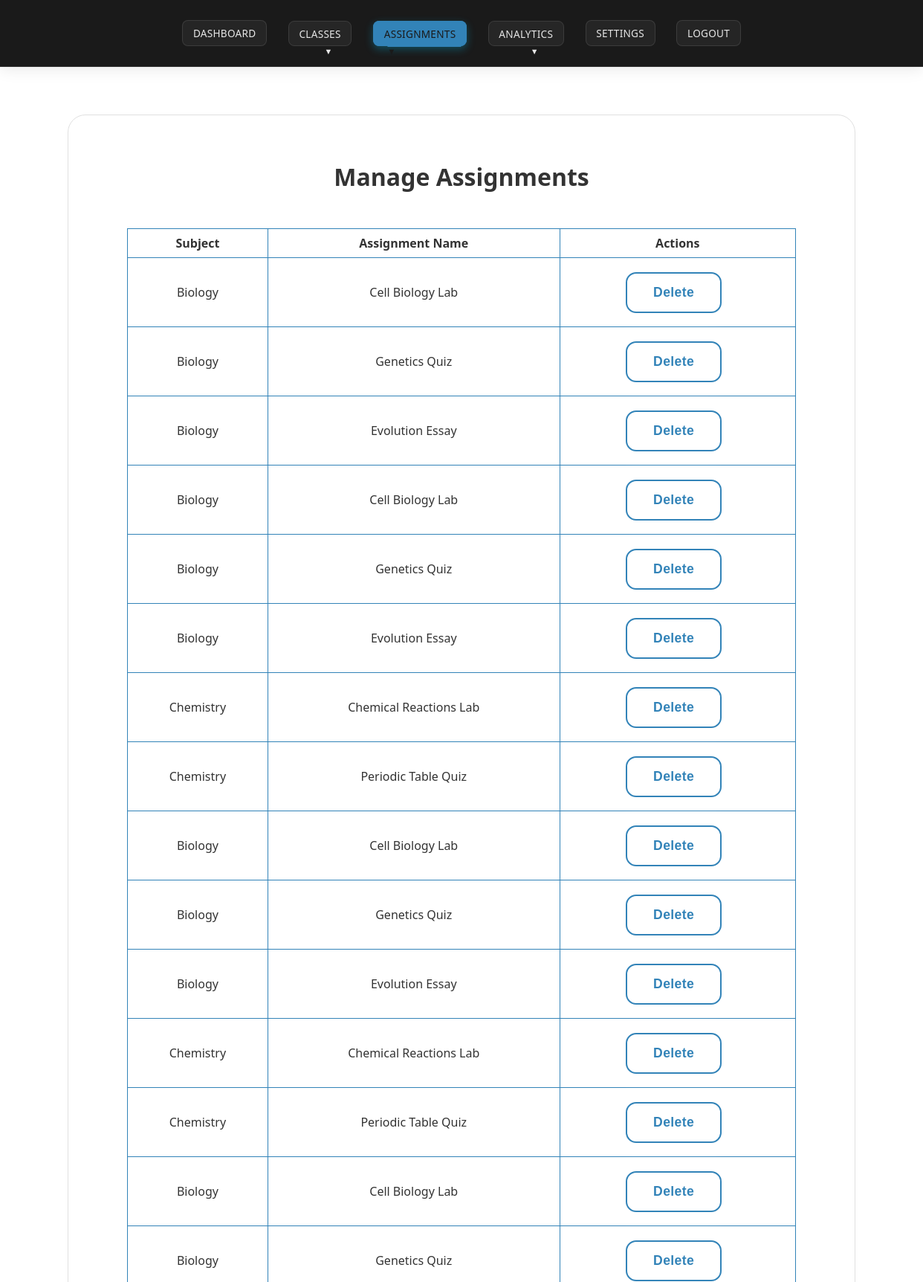
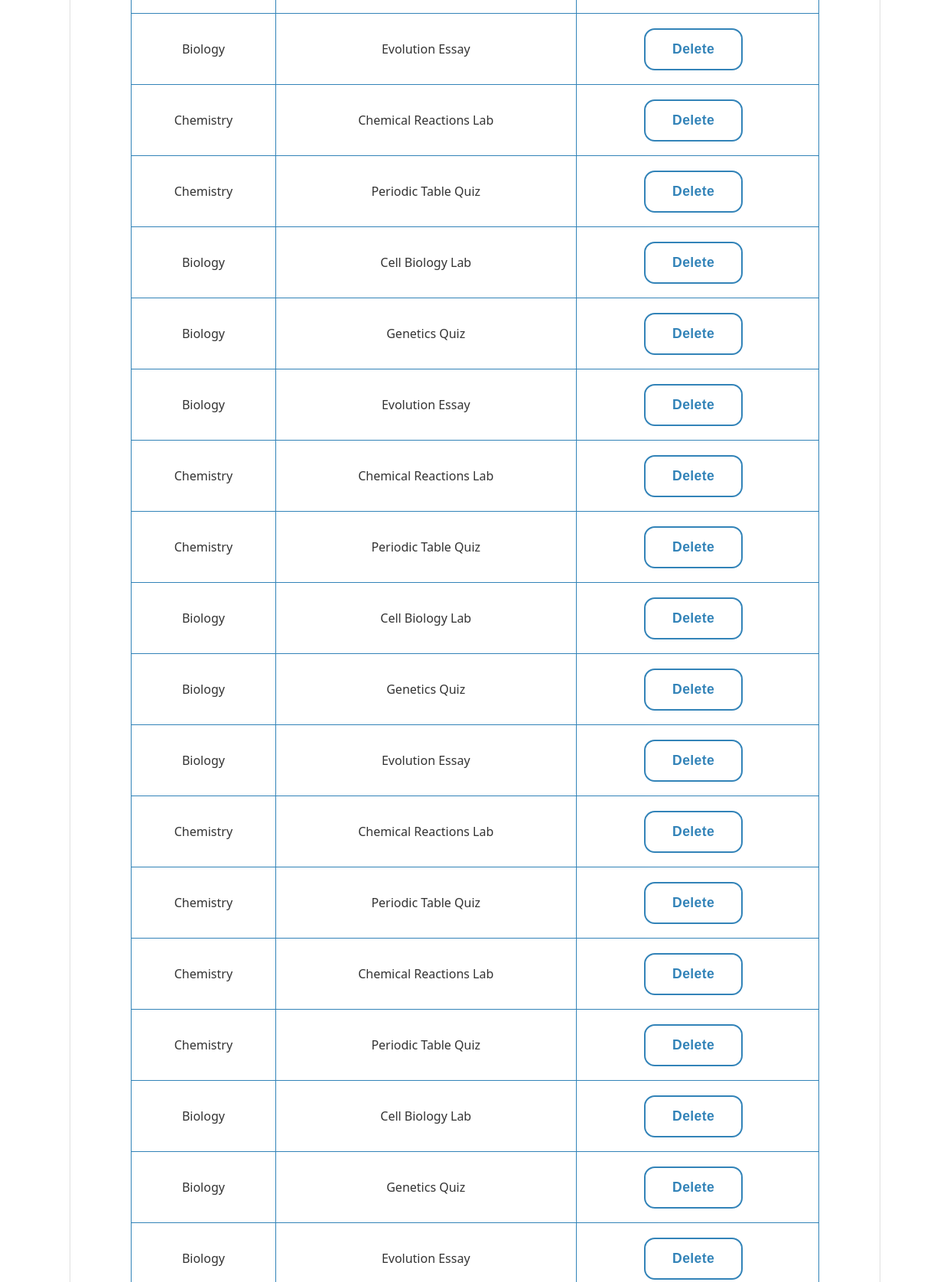
The page /manage_assignments (signed in, upper part) on the database its author committed (2 pictures, top to bottom).
### tables this page shows
CREATE TABLE assignments (
    id INTEGER PRIMARY KEY,
    name TEXT,
    grade REAL,
    subject_id INTEGER,
    user_id INTEGER
);

CREATE TABLE subjects (
    id INTEGER PRIMARY KEY,
    name TEXT,
    teacher_id INTEGER REFERENCES users(id)
);

### app.py (the view, shortened to what this page needs)
@app.route('/manage_assignments', methods=['GET','POST'])
def manage_assignments():
    if not (is_admin() or is_teacher()):
        return redirect(url_for('login'))
    conn = get_db()
    cur = conn.cursor()
    user_id = session['user_id']
    if is_admin():
        cur.execute("SELECT * FROM subjects")
        subjects = cur.fetchall()
    else:
        cur.execute("SELECT * FROM subjects WHERE teacher_id = ?", (user_id,))
        subjects = cur.fetchall()
    if is_admin():
        cur.execute('''SELECT assignments.*, subjects.name AS subject_name
                       FROM assignments
                       JOIN subjects ON assignments.subject_id = subjects.id''')
    else:
        cur.execute('''SELECT assignments.*, subjects.name AS subject_name
                       FROM assignments
                       JOIN subjects ON assignments.subject_id = subjects.id
                       WHERE subjects.teacher_id = ?''', (user_id,))
    assignments = cur.fetchall()
    if is_admin():
        cur.execute("SELECT * FROM users WHERE role='student'")
    else:
        cur.execute('''SELECT DISTINCT users.*
                       FROM users
                       JOIN enrollments ON users.id = enrollments.user_id
                       JOIN subjects ON enrollments.subject_id = subjects.id
                       WHERE subjects.teacher_id = ? AND users.role = 'student' ''', (user_id,))
    students = cur.fetchall()
    return render_template('manage_assignments.html',
                         subjects=subjects,
                         students=students,
                         assignments=assignments)

### app.py (called while the page is built)
def is_admin():
    return session.get('role') == 'admin'

def is_teacher():
    return session.get('role') == 'teacher'

### templates/manage_assignments.html (shortened to what this page needs)
<!DOCTYPE html>
<html>
<head>
    <link rel="stylesheet" href="/static/styles.css">
</head>
<body>
    <div class="navbar">
        <div class="navbar-container">
            <div class="navbar-links">
                <a href="/teacher_dashboard" class="nav-link">Dashboard</a>
                <div class="dropdown">
                    <a href="#" class="nav-link dropdown-trigger">Classes</a>
                </div>
                <div class="dropdown">
                    <a href="#" class="nav-link dropdown-trigger active">Assignments</a>
                </div>
                <div class="dropdown">
                    <a href="#" class="nav-link dropdown-trigger">Analytics</a>
                </div>
                <a href="/teacher_settings" class="nav-link">Settings</a>
                <a href="/logout" class="nav-link">Logout</a>
            </div>
        </div>
    </div>
    <div class="center-wrapper">
        <div class="dashboard-container card-3d">
            <h1>Manage Assignments</h1>
            <div class="table-wrapper">
                <table>
                    <thead>
                        <tr>
                            <th>Subject</th>
                            <th>Assignment Name</th>
                            <th>Actions</th>
                        </tr>
                    </thead>
                    <tbody>
                        {% for assignment in assignments %}
                        <tr>
                            <td>{{ assignment['subject_name'] }}</td>
                            <td>{{ assignment['name'] }}</td>
                            <td class="table-actions">
                                <form method="POST" style="display: inline;">
                                    <button type="submit" class="btn-3d">Delete</button>
                                </form>
                            </td>
                        </tr>
                        {% endfor %}
                    </tbody>
                </table>
            </div>
        </div>
    </div>
</body>
</html>

### static/styles.css (style rules this page uses)
body { background: #ffffff; font-family: 'Segoe UI', 'Arial', sans-serif; color: hsl(0, 0%, 15%); margin: 0; padding: 0; min-height: 100vh; }
.navbar { background: hsl(0, 0%, 10%); box-shadow: 0 2px 20px rgba(0, 0, 0, 0.1); padding: 1.2em 0; position: sticky; top: 0; left: 0; right: 0; z-index: 1000; margin-bottom: 2em; border-bottom: 1px solid rgba(255, 255, 255, 0.1); width: 100%; }
.navbar-container { max-width: 1200px; margin: 0 auto; display: flex; justify-content: center; align-items: center; padding: 0.5em 1em; width: 100%; }
.navbar-links { display: flex; gap: 1.8em; align-items: center; justify-content: center; flex-wrap: wrap; max-width: 1200px; width: 100%; margin: 0 auto; }
.nav-link { color: hsl(0, 0%, 90%); text-decoration: none; font-weight: 500; padding: 0.5em 1em; border-radius: 8px; transition: all 0.3s ease; position: relative; background: rgba(255, 255, 255, 0.05); letter-spacing: 0.02em; text-transform: uppercase; font-size: 0.85em; border: 1px solid rgba(255, 255, 255, 0.1); }
.nav-link.active { background: hsl(204, 57%, 46%); color: hsl(0, 0%, 10%); box-shadow: 0 4px 12px rgba(0, 204, 255, 0.3); border: 1px solid hsl(204, 57%, 46%); transform: translateY(-1px); }
.nav-link.active::after { width: 80%; }
.nav-link::after { content: ''; position: absolute; bottom: -2px; left: 50%; width: 0; height: 2px; background: hsl(204, 57%, 46%); transition: all 0.3s ease; transform: translateX(-50%); }
.dropdown { position: relative; display: inline-block; }
.nav-link.dropdown-trigger::after { content: '▼'; font-size: 0.8em; margin-left: 6px; }
.dashboard-container { padding: 2.5em 2em; background: #ffffff; border-radius: 24px; max-width: 1200px; box-shadow: 0 8px 32px rgba(255, 255, 255, 0.3), 0 0 0 1px rgba(255, 255, 255, 0.1); width: 90%; margin: 2em auto; display: flex; flex-direction: column; align-items: center; border: 1px solid #e0e0e0; }
.center-wrapper { display: flex; align-items: center; justify-content: center; min-height: 100vh; }
.card-3d { background: #ffffff; border-radius: 24px; box-shadow: 0 6px 24px rgba(255, 255, 255, 0.3), 0 0 0 1px rgba(255, 255, 255, 0.1); width: 80%; border: 1px solid #e0e0e0; }
h1, h2, h3 { color: #333333; text-align: center; margin-bottom: 1em; text-decoration: none; }
.btn-3d { background: #ffffff; color: hsl(204, 57%, 46%); border: 2px solid hsl(204, 57%, 46%); border-radius: 14px; padding: 0.85em 2em; font-size: 1.1em; font-weight: 600; box-shadow: 0 6px 20px rgba(255, 255, 255, 0.3); transition: transform 0.12s, box-shadow 0.12s; cursor: pointer; letter-spacing: 0.02em; margin: 0.6em 0.6em 0.6em 0; display: inline-block; text-align: center; text-decoration: none; }
.table-wrapper { width: 100%; max-width: 900px; overflow-x: auto; margin: 0 auto; }
table { width: 100%; max-width: 900px; border-collapse: collapse; margin: 1em auto 2em; }
th, td { padding: 8px; border: 1px solid hsl(204, 57%, 46%); text-align: center; text-decoration: none; color: #333333; }
.dashboard-container { max-width: 1200px; margin: 2em auto; padding: 2.5em 2em; }

### rows shown on the page
assignments: subject_name "Biology", name "Cell Biology Lab"
assignments: subject_name "Biology", name "Genetics Quiz"
assignments: subject_name "Biology", name "Evolution Essay"
assignments: subject_name "Biology", name "Cell Biology Lab"
assignments: subject_name "Biology", name "Genetics Quiz"
assignments: subject_name "Biology", name "Evolution Essay"
assignments: subject_name "Chemistry", name "Chemical Reactions Lab"
assignments: subject_name "Chemistry", name "Periodic Table Quiz"
assignments: subject_name "Biology", name "Cell Biology Lab"
assignments: subject_name "Biology", name "Genetics Quiz"
assignments: subject_name "Biology", name "Evolution Essay"
assignments: subject_name "Chemistry", name "Chemical Reactions Lab"
assignments: subject_name "Chemistry", name "Periodic Table Quiz"
assignments: subject_name "Biology", name "Cell Biology Lab"
assignments: subject_name "Biology", name "Genetics Quiz"
assignments: subject_name "Biology", name "Evolution Essay"
assignments: subject_name "Chemistry", name "Chemical Reactions Lab"
assignments: subject_name "Chemistry", name "Periodic Table Quiz"
assignments: subject_name "Biology", name "Cell Biology Lab"
assignments: subject_name "Biology", name "Genetics Quiz"
assignments: subject_name "Biology", name "Evolution Essay"
assignments: subject_name "Chemistry", name "Chemical Reactions Lab"
assignments: subject_name "Chemistry", name "Periodic Table Quiz"
assignments: subject_name "Biology", name "Cell Biology Lab"
assignments: subject_name "Biology", name "Genetics Quiz"
assignments: subject_name "Biology", name "Evolution Essay"
assignments: subject_name "Chemistry", name "Chemical Reactions Lab"
assignments: subject_name "Chemistry", name "Periodic Table Quiz"
assignments: subject_name "Chemistry", name "Chemical Reactions Lab"
assignments: subject_name "Chemistry", name "Periodic Table Quiz"
assignments: subject_name "Biology", name "Cell Biology Lab"
assignments: subject_name "Biology", name "Genetics Quiz"
assignments: subject_name "Biology", name "Evolution Essay"
